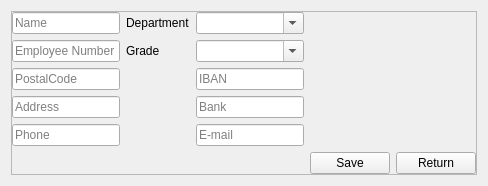
         <widget class="QWidget" name="page_3">
          <layout class="QGridLayout" name="gridLayout_29">
           <item row="0" column="0">
            <widget class="QFrame" name="frame_8">
             <property name="frameShape">
              <enum>QFrame::StyledPanel</enum>
             </property>
             <property name="frameShadow">
              <enum>QFrame::Raised</enum>
             </property>
             <layout class="QGridLayout" name="gridLayout_18">
              <property name="leftMargin">
               <number>0</number>
              </property>
              <property name="topMargin">
               <number>0</number>
              </property>
              <property name="rightMargin">
               <number>0</number>
              </property>
              <property name="bottomMargin">
               <number>0</number>
              </property>
              <item row="2" column="0">
               <widget class="QLineEdit" name="EditEmployeePage_Postalcode_txt_">
                <property name="placeholderText">
                 <string>PostalCode</string>
                </property>
               </widget>
              </item>
              <item row="2" column="2">
               <widget class="QLineEdit" name="EditEmployeePage_IBAN_txt_">
                <property name="placeholderText">
                 <string>IBAN</string>
                </property>
               </widget>
              </item>
              <item row="1" column="0">
               <widget class="QLineEdit" name="EditEmployeePage_Employeenumber_txt_">
                <property name="text">
                 <string/>
                </property>
                <property name="readOnly">
                 <bool>true</bool>
                </property>
                <property name="placeholderText">
                 <string>Employee Number</string>
                </property>
               </widget>
              </item>
              <item row="3" column="0">
               <widget class="QLineEdit" name="Edit_EmployeePage_Address_txt_">
                <property name="placeholderText">
                 <string>Address</string>
                </property>
               </widget>
              </item>
              <item row="5" column="4">
               <widget class="QPushButton" name="Edit_ReturnEmployee_">
                <property name="text">
                 <string>Return</string>
                </property>
               </widget>
              </item>
              <item row="1" column="1">
               <widget class="QLabel" name="label_7">
                <property name="text">
                 <string>Grade</string>
                </property>
               </widget>
              </item>
              <item row="5" column="3">
               <widget class="QPushButton" name="EditEmployeePage_Save_butt_">
                <property name="text">
                 <string>Save</string>
                </property>
               </widget>
              </item>
              <item row="1" column="2">
               <widget class="QComboBox" name="EditEmployeePage_Grade_enum_">
                <property name="editable">
                 <bool>true</bool>
                </property>
               </widget>
              </item>
              <item row="0" column="0">
               <widget class="QLineEdit" name="Edit_EmployeePage_Name_txt_">
                <property name="placeholderText">
                 <string>Name</string>
                </property>
               </widget>
              </item>
              <item row="3" column="2">
               <widget class="QLineEdit" name="EditEmployeePage_Bank_txt_">
                <property name="placeholderText">
                 <string>Bank</string>
                </property>
               </widget>
              </item>
              <item row="4" column="0">
               <widget class="QLineEdit" name="EditEmployeePage_Phone_txt_">
                <property name="placeholderText">
                 <string>Phone</string>
                </property>
               </widget>
              </item>
              <item row="4" column="2">
               <widget class="QLineEdit" name="EditEmployeePage_Email_txt">
                <property name="placeholderText">
                 <string>E-mail</string>
                </property>
               </widget>
              </item>
              <item row="0" column="1">
               <widget class="QLabel" name="label_8">
                <property name="text">
                 <string>Department</string>
                </property>
               </widget>
              </item>
              <item row="0" column="2">
               <widget class="QComboBox" name="EditEmployeePage_Department_enum_">
                <property name="editable">
                 <bool>true</bool>
                </property>
                <property name="currentText">
                 <string/>
                </property>
                <property name="placeholderText" stdset="0">
                 <string>Grade</string>
                </property>
               </widget>
              </item>
             </layout>
            </widget>
           </item>
          </layout>
         </widget>
